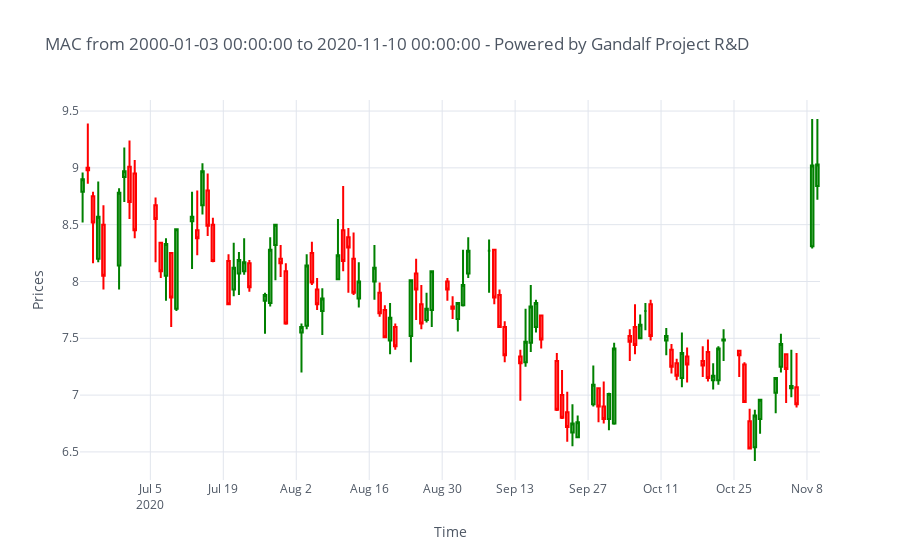

Notebook cell for this chart:
### Code cell
import cufflinks as cf
from plotly.offline import download_plotlyjs, init_notebook_mode, plot, iplot
init_notebook_mode(connected=True)
cf.go_offline()
%matplotlib inline

graph_title = ticker + " from " + str(dataset.index[0]) + " to " \
                                + str(dataset.index[-1]) + " - Powered by Gandalf Project R&D"
dataset.tail(100).iplot(kind = 'candle', theme = 'white',
                       up_color = 'green', down_color = 'red',
                       title = graph_title, xTitle = "Time", yTitle = "Prices")
